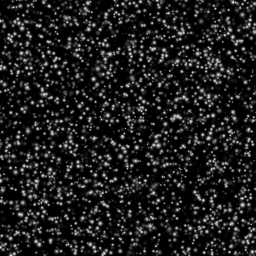
#> input picture data/piv01_1.bmp, 256 x 256 px
$ python show_correlationBM.py
#> lines starting #> are read from the running program, lines starting #| are printed output that depends on the picture; after the words box and inside, x2 and y2 are one past the last pixel; in counts of white or black regions, pixels touching at a corner belong together
import cv2
import numpy as np
from matplotlib import pyplot as plt

# めんどくさいのでグローバルに宣言
mouse_x = 0
mouse_y = 0
img_prev = cv2.imread("data/piv01_1.bmp") # 1つ前の時刻のの画像
#> img_prev is the input picture: shape (256, 256, 3); min 0, max 228, mean 29.7
img_curr = cv2.imread("data/piv01_2.bmp")
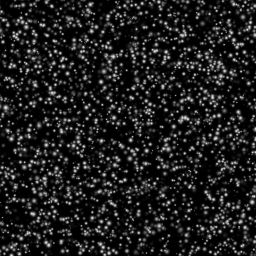
#> input picture data/piv01_2.bmp, 256 x 256 px
#> img_curr is the input picture: shape (256, 256, 3); min 0, max 231, mean 30.1
org_img = img_curr.copy()

# マウスコールバック（マウスポインタの位置をparamsに入れる）
def onMouse(event, x, y, flags, params):
    img_curr = org_img
    if event == cv2.EVENT_MOUSEMOVE:
        params["cx"] = x
        params["cy"] = y

# 位置x, yで作った窓が画像の外にはみ出さないことを確認する
def isValidRange(x, y, width, height, window_size):
    if (x - window_size > 0) and (y - window_size > 0) and (x + window_size < width) and (y + window_size < height):
        return True
    else:
        return False
#& (y + window_size < height)
def main():
    # callback function
    params = {"cx": -1, "cy": -1}
    cv2.namedWindow("corr map")
    cv2.namedWindow("t1 image")
    cv2.namedWindow("t2 image")
    cv2.namedWindow("search area")
    cv2.moveWindow("search area", 0, 0)
    cv2.moveWindow("corr map", 0, 120)
    cv2.moveWindow("t1 image", 150, 300)
    cv2.moveWindow("t2 image", 150, 0)
    cv2.setMouseCallback("t2 image", onMouse, params)

    search_size = 64
    block = 32
    height, width = img_curr.shape[:2]
#> height = 256; width = 256

    window = np.zeros([search_size, search_size,3], dtype=np.uint8)
    corr = np.zeros([search_size, search_size], dtype=np.uint8)
    template = np.zeros([block, block,3], dtype=np.uint8)


    while True:
        result = img_curr.copy()
        x = params["cx"]
        y = params["cy"]

        # 探索領域が画像からはみ出さないことをチェック
        if isValidRange(x, y, width, height, search_size//2):
            #correlation_function = cv2.TM_SQDIFF
            correlation_function = cv2.TM_CCORR
            window = img_curr[y-search_size//2:y+search_size//2, x-search_size//2:x+search_size//2]
            template = img_prev[ y-block//2:y+block//2, x-block//2:x+block//2]
            corr = cv2.matchTemplate(window, template, correlation_function)
            corr = np.uint8(cv2.normalize(corr, None, 0, 255, cv2.NORM_MINMAX))
            if correlation_function == cv2.TM_SQDIFF:
                corr = 255 - corr

        # マウスオーバーした位置に探索領域を描画する
        cv2.rectangle(result,
                      (x-search_size//2,y-search_size//2),
                      (x+search_size//2, y+search_size//2),
                      color=(0,255,00),thickness=1)
#> result: shape (256, 256, 3); 0.1% of pixels changed, all inside (x1, y1, x2, y2) = (0, 0, 32, 32)
        # 相関画像を疑似カラーに変換
        corr_result = cv2.applyColorMap(corr, cv2.COLORMAP_JET)

        cv2.imshow("t1 image", img_prev)
        cv2.imshow("t2 image", result)
        cv2.imshow("search area", window)
        cv2.imshow("corr map", corr_result)
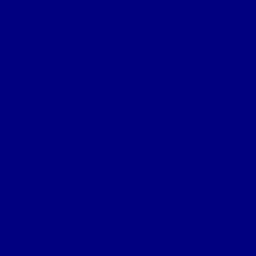
#> window 'corr map': shape (64, 64, 3) (shown 4 times larger); mean B, G, R 128, 0, 0
        if cv2.waitKey(10) & 0xFF == 27:
#> (key Esc is pressed here)
            break
    cv2.destroyAllWindows()

if __name__ == "__main__":
    main()
